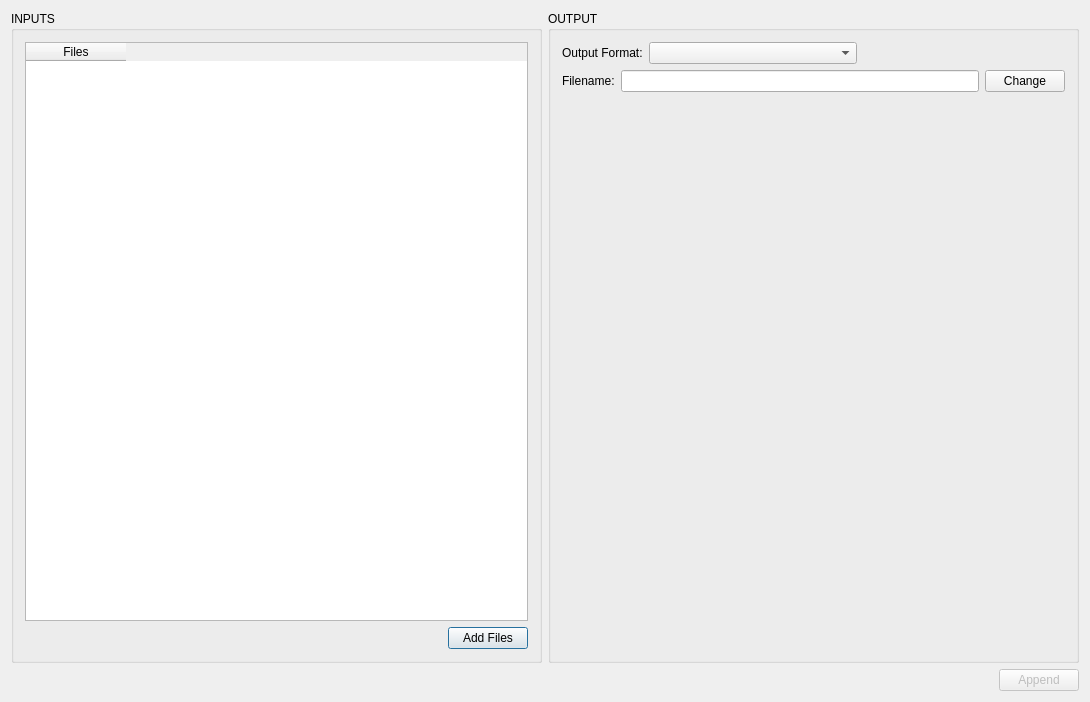
<?xml version="1.0" encoding="UTF-8"?>
<ui version="4.0">
 <class>settingsUi</class>
 <widget class="QDialog" name="settingsUi">
  <property name="windowModality">
   <enum>Qt::WindowModal</enum>
  </property>
  <property name="geometry">
   <rect>
    <x>0</x>
    <y>0</y>
    <width>1090</width>
    <height>702</height>
   </rect>
  </property>
  <property name="windowTitle">
   <string>Append Files</string>
  </property>
  <property name="windowIcon">
   <iconset resource="../../../resources/AnyWave.qrc">
    <normaloff>:/images/AnyWave_icon.png</normaloff>:/images/AnyWave_icon.png</iconset>
  </property>
  <layout class="QVBoxLayout" name="verticalLayout_2">
   <item>
    <layout class="QHBoxLayout" name="horizontalLayout_4">
     <item>
      <widget class="QGroupBox" name="groupBox">
       <property name="title">
        <string>INPUTS</string>
       </property>
       <layout class="QVBoxLayout" name="verticalLayout">
        <item>
         <widget class="QTableWidget" name="tableWidgetIN">
          <property name="editTriggers">
           <set>QAbstractItemView::NoEditTriggers</set>
          </property>
          <property name="alternatingRowColors">
           <bool>true</bool>
          </property>
          <property name="showGrid">
           <bool>false</bool>
          </property>
          <property name="cornerButtonEnabled">
           <bool>false</bool>
          </property>
          <attribute name="horizontalHeaderVisible">
           <bool>true</bool>
          </attribute>
          <attribute name="horizontalHeaderMinimumSectionSize">
           <number>100</number>
          </attribute>
          <attribute name="verticalHeaderVisible">
           <bool>false</bool>
          </attribute>
          <column>
           <property name="text">
            <string>Files</string>
           </property>
          </column>
         </widget>
        </item>
        <item>
         <layout class="QHBoxLayout" name="horizontalLayout">
          <item>
           <spacer name="horizontalSpacer">
            <property name="orientation">
             <enum>Qt::Horizontal</enum>
            </property>
            <property name="sizeHint" stdset="0">
             <size>
              <width>40</width>
              <height>20</height>
             </size>
            </property>
           </spacer>
          </item>
          <item>
           <widget class="QPushButton" name="buttonAddFiles">
            <property name="text">
             <string>Add Files</string>
            </property>
           </widget>
          </item>
         </layout>
        </item>
       </layout>
      </widget>
     </item>
     <item>
      <widget class="QGroupBox" name="groupBox_2">
       <property name="title">
        <string>OUTPUT</string>
       </property>
       <layout class="QVBoxLayout" name="verticalLayout_3">
        <item>
         <layout class="QHBoxLayout" name="horizontalLayout_6">
          <item>
           <widget class="QLabel" name="label_8">
            <property name="text">
             <string>Output Format:</string>
            </property>
           </widget>
          </item>
          <item>
           <widget class="QComboBox" name="comboBoxWriters">
            <property name="sizePolicy">
             <sizepolicy hsizetype="Expanding" vsizetype="Fixed">
              <horstretch>0</horstretch>
              <verstretch>0</verstretch>
             </sizepolicy>
            </property>
           </widget>
          </item>
          <item>
           <spacer name="horizontalSpacer_5">
            <property name="orientation">
             <enum>Qt::Horizontal</enum>
            </property>
            <property name="sizeHint" stdset="0">
             <size>
              <width>40</width>
              <height>20</height>
             </size>
            </property>
           </spacer>
          </item>
         </layout>
        </item>
        <item>
         <layout class="QHBoxLayout" name="horizontalLayout_2" stretch="0,1,0">
          <item>
           <widget class="QLabel" name="label">
            <property name="text">
             <string>Filename:</string>
            </property>
           </widget>
          </item>
          <item>
           <widget class="QLineEdit" name="lineEditOutputFile"/>
          </item>
          <item>
           <widget class="QPushButton" name="pushButton">
            <property name="sizePolicy">
             <sizepolicy hsizetype="Preferred" vsizetype="Fixed">
              <horstretch>0</horstretch>
              <verstretch>0</verstretch>
             </sizepolicy>
            </property>
            <property name="text">
             <string>Change</string>
            </property>
           </widget>
          </item>
         </layout>
        </item>
        <item>
         <spacer name="verticalSpacer">
          <property name="orientation">
           <enum>Qt::Vertical</enum>
          </property>
          <property name="sizeHint" stdset="0">
           <size>
            <width>20</width>
            <height>180</height>
           </size>
          </property>
         </spacer>
        </item>
       </layout>
      </widget>
     </item>
    </layout>
   </item>
   <item>
    <layout class="QHBoxLayout" name="horizontalLayout_3">
     <item>
      <spacer name="horizontalSpacer_3">
       <property name="orientation">
        <enum>Qt::Horizontal</enum>
       </property>
       <property name="sizeHint" stdset="0">
        <size>
         <width>40</width>
         <height>20</height>
        </size>
       </property>
      </spacer>
     </item>
     <item>
      <widget class="QPushButton" name="buttonAppend">
       <property name="enabled">
        <bool>false</bool>
       </property>
       <property name="text">
        <string>Append</string>
       </property>
      </widget>
     </item>
    </layout>
   </item>
  </layout>
 </widget>
 <layoutdefault spacing="6" margin="11"/>
 <resources>
  <include location="../../../resources/AnyWave.qrc"/>
 </resources>
 <connections>
  <connection>
   <sender>buttonAddFiles</sender>
   <signal>clicked()</signal>
   <receiver>settingsUi</receiver>
   <slot>addFiles()</slot>
   <hints>
    <hint type="sourcelabel">
     <x>507</x>
     <y>634</y>
    </hint>
    <hint type="destinationlabel">
     <x>404</x>
     <y>667</y>
    </hint>
   </hints>
  </connection>
  <connection>
   <sender>buttonAppend</sender>
   <signal>clicked()</signal>
   <receiver>settingsUi</receiver>
   <slot>accept()</slot>
   <hints>
    <hint type="sourcelabel">
     <x>1031</x>
     <y>680</y>
    </hint>
    <hint type="destinationlabel">
     <x>924</x>
     <y>679</y>
    </hint>
   </hints>
  </connection>
  <connection>
   <sender>pushButton</sender>
   <signal>clicked()</signal>
   <receiver>settingsUi</receiver>
   <slot>changeOutputFile()</slot>
   <hints>
    <hint type="sourcelabel">
     <x>997</x>
     <y>70</y>
    </hint>
    <hint type="destinationlabel">
     <x>534</x>
     <y>674</y>
    </hint>
   </hints>
  </connection>
  <connection>
   <sender>comboBoxWriters</sender>
   <signal>currentIndexChanged(int)</signal>
   <receiver>settingsUi</receiver>
   <slot>changeCurrentWriter(int)</slot>
   <hints>
    <hint type="sourcelabel">
     <x>643</x>
     <y>41</y>
    </hint>
    <hint type="destinationlabel">
     <x>261</x>
     <y>676</y>
    </hint>
   </hints>
  </connection>
 </connections>
 <slots>
  <slot>addFiles()</slot>
  <slot>changeOutputFile()</slot>
  <slot>changeCurrentWriter(int)</slot>
 </slots>
</ui>
